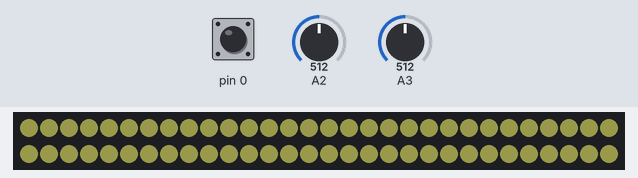
This sketch was run on a simulated Arduino Uno, built with avr-gcc and run on an emulated ATmega328P. Shown: 60 RGB LEDs in strip order, left to right, continuing on the next row. The test bench sets the inputs (shaded band); at power-on: pin 0 HIGH, A2 = 512, A3 = 512. Dim RGB values are drawn brighter than linear.

Above: at 1.2 s.
1.3 s: pin 0 pulled LOW for 0.15 s
At 1.92 s:
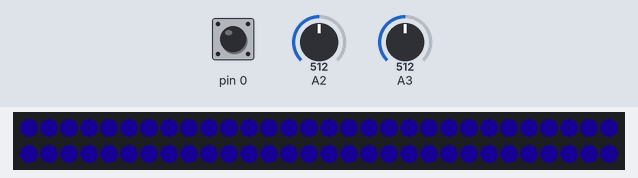
3.5 s: pin 0 pulled LOW for 1 s
At 4.9 s:
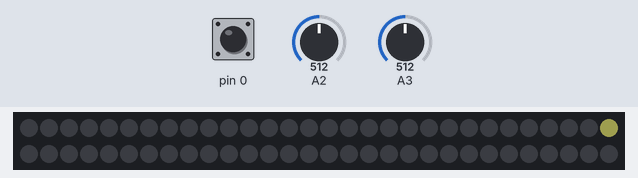
6.1 s: A2 set to 716
7.6 s: A2 set to 900
9.1 s: pin 0 pulled LOW for 3.2 s
At 13.5 s:
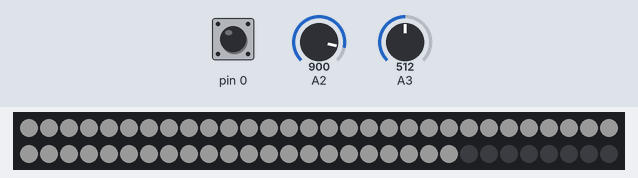
13.8 s: A3 set to 32
15.3 s: A3 set to 26
At 16.1 s:
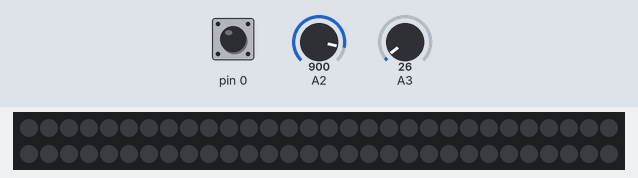
Timing chart, 0 to 17.8 s (numbered marks = the images above; inputs shaded):
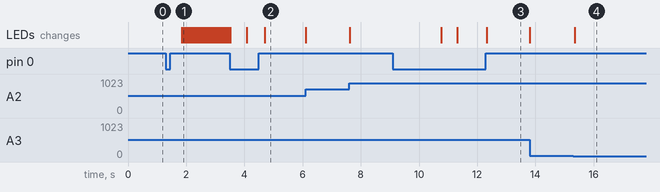

The sketch:

RGBBits.ino
```cpp
#include <Adafruit_NeoPixel.h>

// RGBLEDに出力するピン番号
#define RGBLED_OUTPIN    1

int RGBlednum = 60;


Adafruit_NeoPixel RGBLED = Adafruit_NeoPixel(RGBlednum, RGBLED_OUTPIN, NEO_GRB);
int getMaster(int max) {
  int val = analogRead(A3) / 10;
  return map(val, 0, 102, 0, max);
}
int getSub(int max) {
  int val = analogRead(A2) / 10;
  return map(val, 0, 102, 0, max);
}

void setup()
{
  //  Serial.begin(115200);
  //  Serial.println("RGBbits");
  RGBLED.begin() ;                   // RGBLEDのライブラリを初期化する
  pinMode(0, INPUT_PULLUP);
}
void ColorSelect() {
  //色がどんどん変わっていく
  //Serial.println("ColorSelect");
  int mas = getMaster(1023);
  int sub = getSub(50);
  if (sub < 10)sub = 20;
  RGBLED.setBrightness(sub);
  byte r = mas, g = mas >> 1, b = mas >> 2;

  for (int i = 0; i < RGBlednum; i++) {
    RGBLED.setPixelColor(i, r, g, b) ;
  }
  RGBLED.show();
  delay(50);
}
void Equalizer() {
  //  Serial.println("Equalizer");
  //一定以上になると赤色が光る
  int mas = getMaster(RGBlednum);
  int sub = getSub(50);
  if (sub < 10)sub = 20;
  RGBLED.setBrightness(sub);
  for (int i = 0; i < RGBlednum; i++) {
    if (i < mas) {
      RGBLED.setPixelColor(i, 0, 150, 50) ;
      if ((RGBlednum - RGBlednum / 5) <= i)RGBLED.setPixelColor(i, 150, 50, 0) ;
    } else {
      RGBLED.setPixelColor(i, 0, 0, 0) ;
    }
  }
  RGBLED.show();
  delay(50);
}
int colorWavePos[4] = {0, 0, 0, 12};
void ColorWave() {
  if (colorWavePos[0] < 12) {
    colorWavePos[3]--;
    colorWavePos[1]++;
  } else if (colorWavePos[0] < 24) {
    colorWavePos[1]--;
    colorWavePos[2]++;
  } else if (colorWavePos[0] < 36) {
    colorWavePos[2]--;
    colorWavePos[3]++;
  }

  for (int i = 1; i < 4; i++) {
    if (colorWavePos[i] < 0)colorWavePos[i] = 0;
  }
  colorWavePos[0]++;
  if (colorWavePos[0] > 36) {
    colorWavePos[0] = 0;
  }
  // Serial.println("ColorWave");
  for (int i = 0; i < 4; i++) {
    //   Serial.print(colorWavePos[i]);
    //   Serial.print(":");
  }
}
void Rainbow() {
  //色がどんどん変わっていく
  //Serial.println("Rainbow");
  ColorWave();
  int mas = getMaster(100);
  int sub = getSub(100);
  if (sub < 10)sub = 50;
  RGBLED.setBrightness(sub);
  for (int i = 0; i < RGBlednum; i++) {
    RGBLED.setPixelColor(i, colorWavePos[1] * 10, colorWavePos[2] * 10, colorWavePos[3] * 10);
  }
  RGBLED.show();
  delay(mas);
}
void RainbowCycle() {
  //色がどんどん変わっていく
  // Serial.println("RainbowCycle");
  int mas = getMaster(100);
  int sub = getSub(100);
  if (sub < 10)sub = 50;
  RGBLED.setBrightness(sub);
  for (int i = 0; i < RGBlednum; i++) {
    ColorWave();
    RGBLED.setPixelColor(i, colorWavePos[1] * 10, colorWavePos[2] * 10, colorWavePos[3] * 10);
  }
  RGBLED.show();
  delay(50 + mas);
}

void Nightrider() {
  //光る場所がアナログ値によって変わる
  //Serial.println("Nightrider");
  int mas = getMaster(RGBlednum - 1);
  int sub = getSub(1023);
  if (sub < 10)sub = 1023;
  byte r = sub, g = sub >> 1, b = sub >> 2;
  for (int i = 0; i < RGBlednum; i++) {
    RGBLED.setPixelColor(i, 0, 0, 0);
  }
  RGBLED.setBrightness(30);
  RGBLED.setPixelColor(mas, r, g, b);

  RGBLED.show();
  delay(10);
}
int ligCount = 0;
bool HorL = LOW;
void Counter() {
  //Serial.println("Counter");
  //カウントアップしていく
  int mas = getMaster(100);
  int sub = getSub(1023);
  if (sub < 50)sub = 1023;
  byte r = sub, g = sub >> 1, b = sub >> 2;
  if (mas > 50) {
    if (HorL == LOW) {
      HorL = HIGH;
      for (int i = 0; i < RGBlednum; i++) {
        RGBLED.setPixelColor(i, 0, 0, 0) ;
      }
      if (ligCount >= RGBlednum) {
        ligCount = 0;
      }
      RGBLED.setBrightness(30);
      RGBLED.setPixelColor(ligCount, r, g, b);
      ligCount++;
    }
  } else {
    HorL = LOW;
  }
  RGBLED.show();
  delay(50);
}
void CounterExtended() {
  // Serial.println("CounterExtended");
  //カウントアップしていく+消えない
  int mas = getMaster(100);
  int sub = getSub(1023);
  if (sub < 50)sub =1023;
  byte r = sub, g = sub >> 1, b = sub >> 2;
  if (mas > 50) {
    if (HorL == LOW) {
      HorL = HIGH;
      if (ligCount >= RGBlednum) {
        for (int i = 0; i < RGBlednum; i++) {
          RGBLED.setPixelColor(i, 0, 0, 0) ;
        }
        ligCount = 0;
      }
      RGBLED.setBrightness(30);
      RGBLED.setPixelColor(ligCount, r, g, b);
      ligCount++;
    }
  } else {
    HorL = LOW;
  }
  RGBLED.show();
  delay(50);
}

bool onoff = true;
void Theater() {
  //色がどんどん変わっていく
  //  Serial.println("Theater");
  int mas = getMaster(100);
  int sub = getSub(1023);
  if (sub < 50)sub = 1023;
  byte r = sub, g = sub >> 1, b = sub >> 2;
  RGBLED.setBrightness(30);
  for (int i = 0; i < RGBlednum; i += 2) {
    if (onoff) {
      RGBLED.setPixelColor(i, 0, 0, 0) ;
      RGBLED.setPixelColor(i + 1, r, g, b) ;
    } else {
      RGBLED.setPixelColor(i, r, g, b) ;
      RGBLED.setPixelColor(i + 1, 0, 0, 0) ;
    }
  }
  onoff = !onoff;
  RGBLED.show();
  delay(10 * mas);
}

void WhiteColor() {
  //白色点灯
  //  Serial.println("WhiteColor");
  int mas = getMaster(50);
  int sub = getSub(RGBlednum);
  if (sub < 1)sub = RGBlednum;
  RGBLED.setBrightness(mas);
  for (int i = 0; i < RGBlednum; i++) {
    if (i < sub) {
      RGBLED.setPixelColor(i, 255, 255, 255) ;
    } else {
      RGBLED.setPixelColor(i, 0, 0, 0) ;
    }
  }
  RGBLED.show();
  delay(50);
}

int modechange = 0;
bool pushSW() {
  if (digitalRead(0) == LOW) {
    delay(500);
    return true;
  }
  return false;
}
void loop()
{
  switch (modechange) {
    case 0:
      ColorSelect();
      break;
    case 1:
      Rainbow();
      break;
    case 2:
      RainbowCycle();
      break;
    case 3:
      Nightrider();
      break;
    case 4:
      Counter();
      break;
    case 5:
      CounterExtended();
      break;
    case 6:
      Equalizer();
      break;
    case 7:
      Theater();
      break;
    case 8:
      WhiteColor();
      break;
  }

if(pushSW())modechange++;
  if (modechange >8) {
    modechange = 0;
  }
  delay(10);
}
```

Measured:
- the behaviour switches between 30 and 29 on A3 (found by bisection; images 3 and 4)
- after the input at 1.3 s, the LEDs: first change after 0.55 s (image 1 shows a later state)
- after the input at 9.1 s, the LEDs: first change after 1.7 s (image 3 shows a later state)
- after the input at 15.3 s, the LEDs: change at once (image 4)
